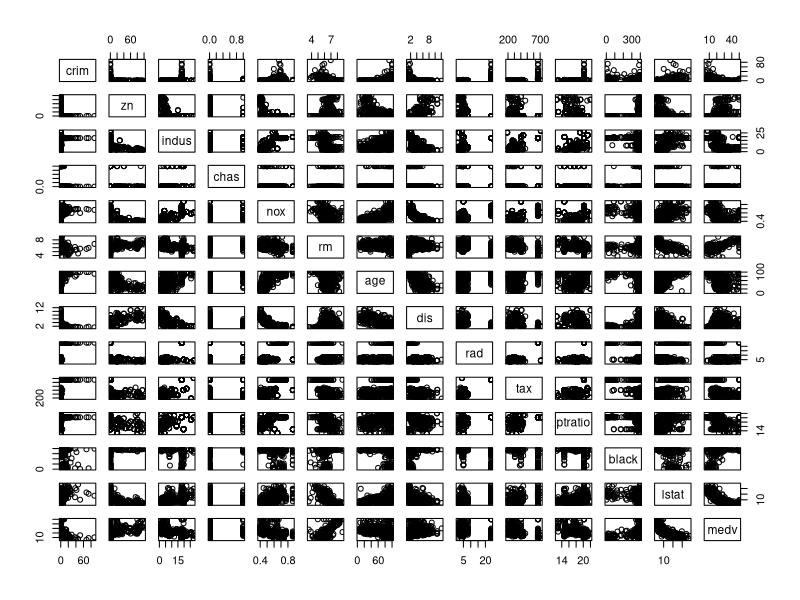

R code for this plot:
## ---- chunk 1
# Elina Järvelä-Reijonen
# 25.11.2019


# Loading the data
library(MASS)
data('Boston')

# Exploring the structure and dimensions of the data
str(Boston)
dim(Boston)
## ---- chunk 2
# A graphical overview of the data and summaries of the variables in the data

pairs(Boston)
summary(Boston)
